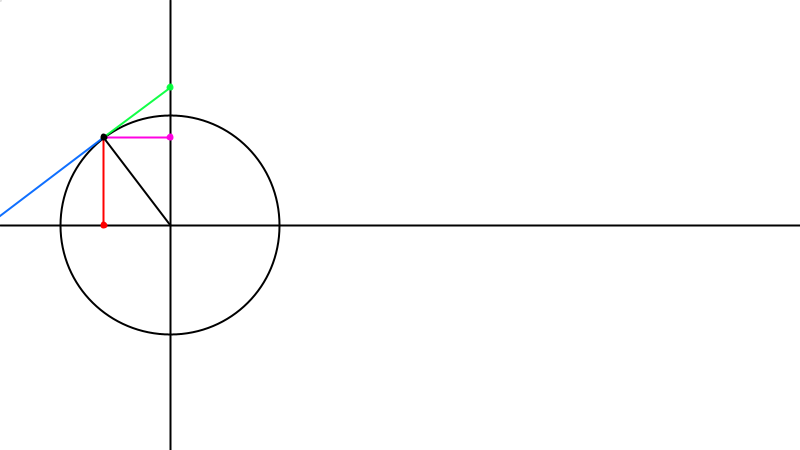
Frame 1 (no input)
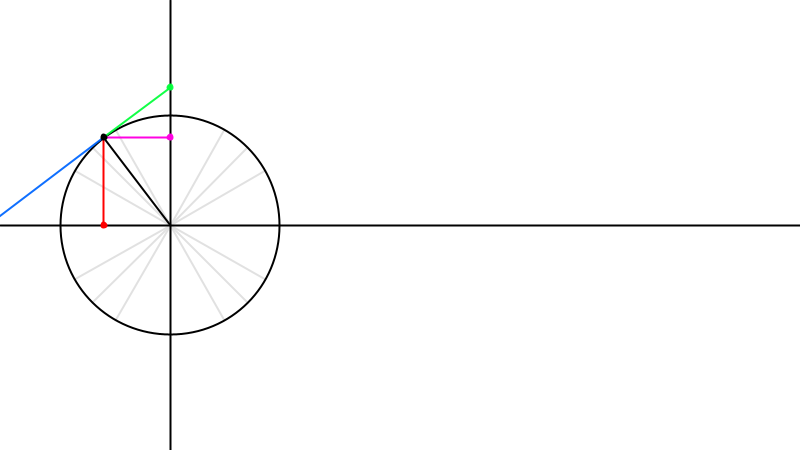
Frame 60 (the mouse pressed at the canvas centre just before this capture)
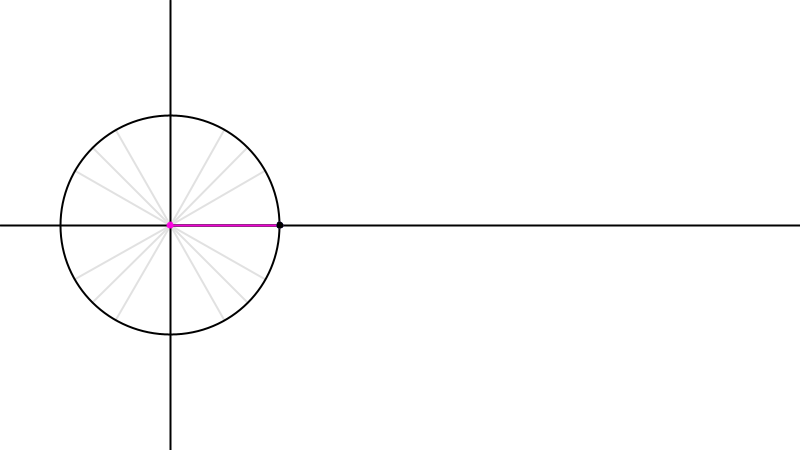
Frame 120 (the mouse held since frame 60 and released just before this capture)

The Processing sketch that drew these frames (run headless with seeded random() and noise(); from frame 60 on, the mouse is pressed at the canvas centre):

// Processing sketch: processing_21034
// ── processing_21034.pde

color green = color(45, 157, 2, 200);
float xCirc, yCirc, xLast, yLast;
float r, xo, yo;
PFont font;
PImage p0, p30, p45, p60, p90, p120, p135, p150, p180, p210, p225, p240, p270, p300, p315, p330, p360;
boolean snap = false;


void setup() {
  size(800, 450);
  smooth();
}


void draw() {
  background(255);
  stroke(0);
  strokeWeight(2);
  
  //lines
  drawLines();
  
  xo = 170;
  yo = height/2;
  line(0, height/2, width, height/2);
  line(xo, 0, xo, height);
  noFill();
  stroke(0);
  r = PI/2*70;
  ellipse(xo, yo, 2*r, 2*r);
  stroke(0);
  float theta = atan((yo - mouseY)/(mouseX - xo));
  
  //rotateLine
  snap = false;
  if(theta < .04 && theta > -.04) {
    rotateLine(0);
    snap = true;
  }
  if(theta < .5636 && theta > .4836) {
    rotateLine(PI/6);
    snap = true;
  }
  if(theta < .825 && theta > .745) {
    rotateLine(PI/4);
    snap = true;
  }
  if(theta < 1.087 && theta > 1.007) {
    rotateLine(PI/3);
    snap = true;
  }
  if(theta < PI/2 && theta > 1.5308) {
    rotateLine(PI/2);
    snap = true;
  }
  if(theta > -PI/2 && theta < -1.5308) {
    rotateLine(-PI/2);
    snap = true;
  }
  if(theta > -.5636 && theta < -.4836) {
    rotateLine(-PI/6);
    snap = true;
  }
  if(theta > -.825 && theta < -.745) {
    rotateLine(-PI/4);
    snap = true;
  }
  if(theta > -1.087 && theta < -1.007) {
    rotateLine(-PI/3);
    snap = true;
  }
  if (snap == false) {
    rotateLine(theta);
  }
  
  //println(theta);
}


void drawLines() {
  int[] angles = {30, 45, 60, 120, 135, 150, 210, 225, 240, 300, 315, 330};
  stroke(225);
  for(int i = 0 ; i < angles.length ; i++) {  
    line(xo, yo, xo + r*cos(radians(angles[i])), yo - r*sin(radians(angles[i])));
  }
  stroke(0);
} 

void rotateLine(float theta) {
  //left circle
  if(mouseX < xo) {
    fill(0);
    line(xo, yo, xo - r*cos(theta), yo + r*sin(theta));
    
    //Cosine
    stroke(255, 0 , 0);
    fill(255, 0, 0, 240);
    line(xo - r*cos(theta), yo, xo - r*cos(theta), yo + r*sin(theta));
    ellipse(xo - r*cos(theta), yo, 5, 5);
    
    //Sine
    stroke(255, 3, 226);
    fill(255, 3, 226, 240);
    line(xo, yo + r*sin(theta), xo - r*cos(theta), yo + r*sin(theta));
    ellipse(xo, yo + r*sin(theta), 5, 5);
    
    //CoTangent
    stroke(3, 255, 59, 240);
    fill(3, 255, 59, 240);
    line(xo - r*cos(theta), yo + r*sin(theta), xo, yo + r*1/sin(theta));
    ellipse(xo, yo + r*1/sin(theta), 5, 5);
    
    //Tangent
    stroke(0, 102, 255, 240);
    fill(0, 102, 255, 240);
    line(xo - r*cos(theta), yo + r*sin(theta), xo - r*1/cos(theta), yo);
    ellipse(xo - r*1/cos(theta), yo, 5, 5);
    
    stroke(0);
    fill(0);
    ellipse(xo - r*cos(theta), yo + r*sin(theta), 5, 5); //black dot on Circle
    noFill();
    
  }

  //right circle
  else {
    fill(0);
    line(xo, yo, xo + r*cos(theta), yo - r*sin(theta));
    
    //Cosine
    stroke(255, 0 , 0, 240);
    fill(255, 0, 0, 240);
    line(xo + r*cos(theta), yo, xo + r*cos(theta), yo - r*sin(theta));
    ellipse(xo + r*cos(theta), yo, 5, 5);
    
    //Sine
    stroke(255, 3, 226, 240);
    fill(255, 3, 226, 240);
    line(xo, yo - r*sin(theta), xo + r*cos(theta), yo - r*sin(theta));
    ellipse(xo, yo - r*sin(theta), 5, 5);
    
    //CoTangent
    stroke(3, 255, 59, 240);
    fill(3, 255, 59, 240);
    line(xo + r*cos(theta), yo - r*sin(theta), xo, yo - r*1/sin(theta));
    ellipse(xo, yo - r*1/sin(theta), 5, 5);
    
    //Tangent
    stroke(0, 102, 255, 240);
    fill(0, 102, 255, 240);
    line(xo + r*cos(theta), yo - r*sin(theta), xo + r*1/cos(theta), yo);
    ellipse(xo + r*1/cos(theta), yo, 5, 5);
    
    stroke(0);
    fill(0);
    ellipse(xo + r*cos(theta), yo - r*sin(theta), 5, 5); //black dot on circle
    noFill();
  }
  println(theta);
}

                
                                
